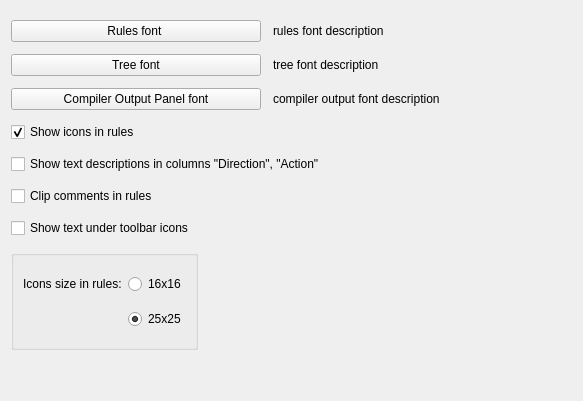
     <widget class="QWidget" name="tabAppearance">
      <attribute name="title">
       <string>Appearance</string>
      </attribute>
      <attribute name="toolTip">
       <string>Icons settings</string>
      </attribute>
      <layout class="QGridLayout" name="prefs_gridLayout_9">
       <property name="topMargin">
        <number>20</number>
       </property>
       <property name="spacing">
        <number>12</number>
       </property>
       <item row="0" column="0" colspan="3">
        <layout class="QHBoxLayout" name="horizontalLayout_2">
         <item>
          <widget class="QPushButton" name="btRulesFont">
           <property name="sizePolicy">
            <sizepolicy hsizetype="Fixed" vsizetype="Fixed">
             <horstretch>0</horstretch>
             <verstretch>0</verstretch>
            </sizepolicy>
           </property>
           <property name="minimumSize">
            <size>
             <width>250</width>
             <height>0</height>
            </size>
           </property>
           <property name="toolTip">
            <string>Choose font for rules sets</string>
           </property>
           <property name="text">
            <string>Rules font </string>
           </property>
          </widget>
         </item>
         <item>
          <widget class="QLabel" name="rulesFontDescr">
           <property name="sizePolicy">
            <sizepolicy hsizetype="Expanding" vsizetype="Preferred">
             <horstretch>0</horstretch>
             <verstretch>0</verstretch>
            </sizepolicy>
           </property>
           <property name="text">
            <string>rules font description</string>
           </property>
          </widget>
         </item>
        </layout>
       </item>
       <item row="1" column="0" colspan="3">
        <layout class="QHBoxLayout" name="horizontalLayout_3">
         <item>
          <widget class="QPushButton" name="btTreeFont">
           <property name="sizePolicy">
            <sizepolicy hsizetype="Fixed" vsizetype="Fixed">
             <horstretch>0</horstretch>
             <verstretch>0</verstretch>
            </sizepolicy>
           </property>
           <property name="minimumSize">
            <size>
             <width>250</width>
             <height>0</height>
            </size>
           </property>
           <property name="toolTip">
            <string>Choose font for tree</string>
           </property>
           <property name="text">
            <string>Tree font</string>
           </property>
          </widget>
         </item>
         <item>
          <widget class="QLabel" name="treeFontDescr">
           <property name="sizePolicy">
            <sizepolicy hsizetype="Expanding" vsizetype="Preferred">
             <horstretch>0</horstretch>
             <verstretch>0</verstretch>
            </sizepolicy>
           </property>
           <property name="text">
            <string>tree font description</string>
           </property>
          </widget>
         </item>
        </layout>
       </item>
       <item row="2" column="0" colspan="3">
        <layout class="QHBoxLayout" name="horizontalLayout_4">
         <item>
          <widget class="QPushButton" name="btCompilerOutputFont">
           <property name="sizePolicy">
            <sizepolicy hsizetype="Fixed" vsizetype="Fixed">
             <horstretch>0</horstretch>
             <verstretch>0</verstretch>
            </sizepolicy>
           </property>
           <property name="minimumSize">
            <size>
             <width>250</width>
             <height>0</height>
            </size>
           </property>
           <property name="toolTip">
            <string>Choose font for tree</string>
           </property>
           <property name="text">
            <string>Compiler Output Panel font</string>
           </property>
          </widget>
         </item>
         <item>
          <widget class="QLabel" name="compilerOutputFontDescr">
           <property name="sizePolicy">
            <sizepolicy hsizetype="Expanding" vsizetype="Preferred">
             <horstretch>0</horstretch>
             <verstretch>0</verstretch>
            </sizepolicy>
           </property>
           <property name="text">
            <string>compiler output font description</string>
           </property>
          </widget>
         </item>
        </layout>
       </item>
       <item row="3" column="0" colspan="3">
        <widget class="QCheckBox" name="chShowIcons">
         <property name="text">
          <string>Show icons in rules</string>
         </property>
         <property name="checked">
          <bool>true</bool>
         </property>
        </widget>
       </item>
       <item row="4" column="0" colspan="3">
        <widget class="QCheckBox" name="showDirectionText">
         <property name="text">
          <string>Show text descriptions in columns &quot;Direction&quot;, &quot;Action&quot;</string>
         </property>
        </widget>
       </item>
       <item row="7" column="0">
        <widget class="QGroupBox" name="groupBox">
         <property name="minimumSize">
          <size>
           <width>100</width>
           <height>100</height>
          </size>
         </property>
         <property name="title">
          <string/>
         </property>
         <property name="flat">
          <bool>true</bool>
         </property>
         <layout class="QGridLayout" name="prefs_gridLayout_7">
          <item row="0" column="0">
           <widget class="QLabel" name="label_7">
            <property name="text">
             <string>Icons size in rules:</string>
            </property>
           </widget>
          </item>
          <item row="0" column="1">
           <widget class="QRadioButton" name="rb16">
            <property name="text">
             <string>16x16</string>
            </property>
           </widget>
          </item>
          <item row="1" column="1">
           <widget class="QRadioButton" name="rb25">
            <property name="text">
             <string>25x25</string>
            </property>
            <property name="checked">
             <bool>true</bool>
            </property>
           </widget>
          </item>
         </layout>
        </widget>
       </item>
       <item row="7" column="2">
        <spacer name="horizontalSpacer_4">
         <property name="orientation">
          <enum>Qt::Orientation::Horizontal</enum>
         </property>
         <property name="sizeHint" stdset="0">
          <size>
           <width>330</width>
           <height>96</height>
          </size>
         </property>
        </spacer>
       </item>
       <item row="8" column="1">
        <spacer>
         <property name="orientation">
          <enum>Qt::Orientation::Vertical</enum>
         </property>
         <property name="sizeHint" stdset="0">
          <size>
           <width>20</width>
           <height>40</height>
          </size>
         </property>
        </spacer>
       </item>
       <item row="5" column="0">
        <widget class="QCheckBox" name="chClipComment">
         <property name="text">
          <string>Clip comments in rules</string>
         </property>
        </widget>
       </item>
       <item row="6" column="0">
        <widget class="QCheckBox" name="toolbarIconsText">
         <property name="text">
          <string>Show text under toolbar icons</string>
         </property>
        </widget>
       </item>
      </layout>
     </widget>
